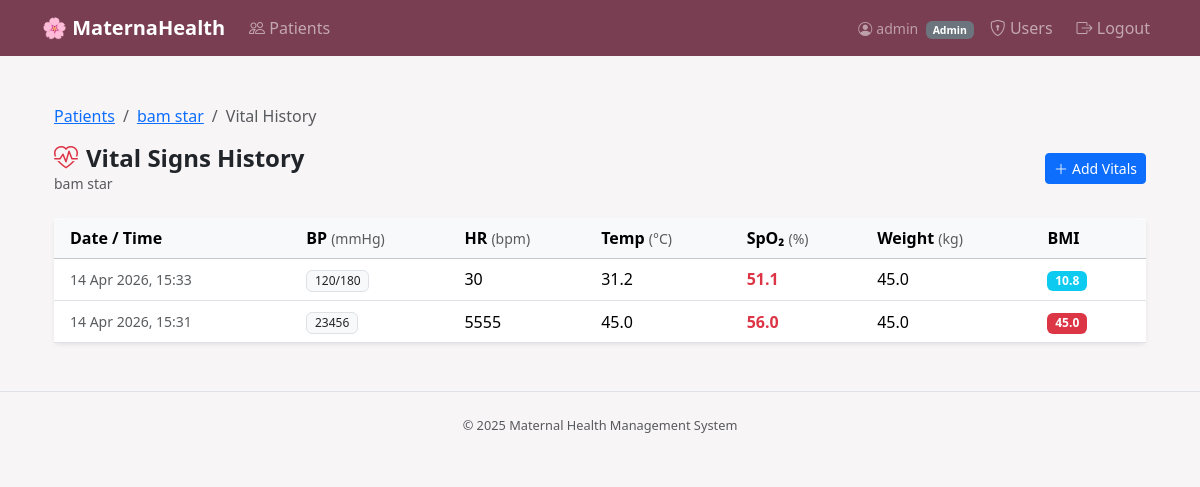
The app's page /patients/2/vitals (signed in) with its own data.
### models/user.py (models this page shows, shortened)
class User(db.Model):
    __tablename__ = "users"
    id            = db.Column(db.Integer, primary_key=True)
    username      = db.Column(db.String(80), unique=True, nullable=False, index=True)
    password_hash = db.Column(db.String(256), nullable=False)
    role          = db.Column(db.String(20), nullable=False, default=Role.NURSE)
    is_active     = db.Column(db.Boolean, default=True, nullable=False)
    created_at    = db.Column(db.DateTime, default=datetime.utcnow)
    last_login    = db.Column(db.DateTime, nullable=True)
    @property
    def is_admin(self):  return self.role == Role.ADMIN

### models/patient.py (models this page shows, shortened)
class Patient(db.Model):
    __tablename__ = "patients"
    id            = db.Column(db.Integer, primary_key=True)
    full_name     = db.Column(db.String(120), nullable=False)
    date_of_birth = db.Column(db.Date, nullable=False)
    contact_info      = db.Column(db.String(255), nullable=True)
    blood_type        = db.Column(db.String(10), nullable=True)   # e.g. "A+", "O-"
    medical_history = db.Column(db.Text, nullable=True)
    allergies       = db.Column(db.Text, nullable=True)
    medications     = db.Column(db.Text, nullable=True)
    emergency_contact = db.Column(db.String(255), nullable=True)
    created_at = db.Column(
        db.DateTime,
        nullable=False,
        default=lambda: datetime.now(timezone.utc),
    )
    pregnancies  = db.relationship("Pregnancy",   backref="patient", lazy="dynamic", cascade="all, delete-orphan")
    vitals       = db.relationship("VitalSigns",  backref="patient", lazy="dynamic", cascade="all, delete-orphan")
    lab_results  = db.relationship("LabResult",   backref="patient", lazy="dynamic", cascade="all, delete-orphan")
    appointments = db.relationship("Appointment", backref="patient", lazy="dynamic", cascade="all, delete-orphan")

### models/vitals.py (models this page shows, shortened)
class VitalSigns(db.Model):
    __tablename__ = "vital_signs"
    id         = db.Column(db.Integer, primary_key=True)
    patient_id = db.Column(db.Integer, db.ForeignKey("patients.id"), nullable=False)
    blood_pressure    = db.Column(db.String(20), nullable=True)   # e.g. "120/80"
    heart_rate        = db.Column(db.Integer,    nullable=True)   # bpm
    temperature       = db.Column(db.Float,      nullable=True)   # °C
    weight            = db.Column(db.Float,      nullable=True)   # kg
    bmi               = db.Column(db.Float,      nullable=True)   # kg/m²
    oxygen_saturation = db.Column(db.Float,      nullable=True)   # % SpO₂
    recorded_at = db.Column(
        db.DateTime,
        nullable=False,
        default=lambda: datetime.now(timezone.utc),
    )

### routes/vitals_routes.py (the view)
@vitals_bp.route("/patients/<int:patient_id>/vitals")
@login_required
def list_vitals(patient_id):
    patient = Patient.query.get_or_404(patient_id)
    vitals = (
        VitalSigns.query
        .filter_by(patient_id=patient_id)
        .order_by(VitalSigns.recorded_at.desc())
        .all()
    )
    return render_template("vitals/list.html", patient=patient, vitals=vitals)

### routes/auth_routes.py (called while the page is built)
def get_current_user():
    user_id = session.get("user_id")
    if user_id is None:
        return None
    return db.session.get(User, user_id)

def login_required(f):
    @wraps(f)
    def decorated(*args, **kwargs):
        if not session.get("user_id"):
            flash("Please log in to access this page.", "warning")
            return redirect(url_for("auth.login", next=request.path))
        return f(*args, **kwargs)
    return decorated

@auth_bp.before_app_request
def load_logged_in_user():
    g.current_user = get_current_user()

### templates/vitals/list.html (shortened to what this page needs)
{% extends "base.html" %}
{% block content %}
<div class="container py-4">
  <nav aria-label="breadcrumb" class="mb-3">
    <ol class="breadcrumb small">
      <li class="breadcrumb-item"><a href="{{ url_for('patients.list_patients') }}">Patients</a></li>
      <li class="breadcrumb-item">
        <a href="{{ url_for('patients.patient_detail', patient_id=patient.id) }}">{{ patient.full_name }}</a>
      </li>
      <li class="breadcrumb-item active">Vital History</li>
    </ol>
  </nav>
  <div class="d-flex justify-content-between align-items-center mb-4">
    <div>
      <h4 class="fw-bold mb-0">
        <i class="bi bi-heart-pulse text-danger me-2"></i>Vital Signs History
      </h4>
      <p class="text-muted small mb-0">{{ patient.full_name }}</p>
    </div>
    <a href="{{ url_for('vitals.create_vitals', patient_id=patient.id) }}"
       class="btn btn-primary btn-sm">
      <i class="bi bi-plus-lg me-1"></i>Add Vitals
    </a>
  </div>
  {% if vitals %}
  <div class="card shadow-sm border-0">
    <div class="table-responsive">
      <table class="table table-hover align-middle mb-0">
        <thead class="table-light">
          <tr>
            <th class="ps-3">Date / Time</th>
            <th>BP <span class="text-muted fw-normal small">(mmHg)</span></th>
            <th>HR <span class="text-muted fw-normal small">(bpm)</span></th>
            <th>Temp <span class="text-muted fw-normal small">(°C)</span></th>
            <th>SpO₂ <span class="text-muted fw-normal small">(%)</span></th>
            <th>Weight <span class="text-muted fw-normal small">(kg)</span></th>
            <th class="pe-3">BMI</th>
          </tr>
        </thead>
        <tbody>
          {% for v in vitals %}
          <tr>
            <td class="ps-3 text-muted small">
              {{ v.recorded_at.strftime('%d %b %Y, %H:%M') if v.recorded_at else '—' }}
            </td>
            <td>
              {% if v.blood_pressure %}
                <span class="badge bg-light text-dark border fw-normal">{{ v.blood_pressure }}</span>
              {% else %}—{% endif %}
            </td>
            <td>{{ v.heart_rate | round(0) | int if v.heart_rate else '—' }}</td>
            <td>{{ '%.1f' % v.temperature if v.temperature else '—' }}</td>
            <td>
              {% if v.oxygen_saturation %}
                {% set spo2 = v.oxygen_saturation %}
                <span class="fw-semibold {% if spo2 < 95 %}text-danger{% elif spo2 < 97 %}text-warning{% else %}text-success{% endif %}">
                  {{ '%.1f' % spo2 }}
                </span>
              {% else %}—{% endif %}
            </td>
            <td>{{ '%.1f' % v.weight if v.weight else '—' }}</td>
            <td class="pe-3">
              {% if v.bmi %}
                {% set bmi = v.bmi %}
                <span class="badge
                  {% if bmi < 18.5 %}bg-info
                  {% elif bmi < 25 %}bg-success
                  {% elif bmi < 30 %}bg-warning text-dark
                  {% else %}bg-danger{% endif %}">
                  {{ '%.1f' % bmi }}
                </span>
              {% else %}—{% endif %}
            </td>
          </tr>
          {% endfor %}
        </tbody>
      </table>
    </div>
  </div>
  {% endif %}
</div>
{% endblock %}

### templates/base.html (shortened to what this page needs)
<!DOCTYPE html>
<html lang="en">
<head>
  <link href="https://cdn.jsdelivr.net/npm/bootstrap@5.3.3/dist/css/bootstrap.min.css" rel="stylesheet" />
  <link href="https://cdn.jsdelivr.net/npm/bootstrap-icons@1.11.3/font/bootstrap-icons.min.css" rel="stylesheet" />
</head>
<body>
  {% if g.current_user %}
  <nav class="navbar navbar-expand-md navbar-dark" style="background-color:#7a3e52;">
    <div class="container">
      <a class="navbar-brand" href="{{ url_for('patients.list_patients') }}">🌸 MaternaHealth</a>
      <div class="collapse navbar-collapse" id="mainNav">
        <ul class="navbar-nav me-auto">
          <li class="nav-item">
            <a class="nav-link {% if request.blueprint == 'patients' %}active{% endif %}"
               href="{{ url_for('patients.list_patients') }}">
              <i class="bi bi-people"></i> Patients
            </a>
          </li>
        </ul>
        <ul class="navbar-nav ms-auto align-items-center gap-2">
          <li class="nav-item">
            <span class="navbar-text text-white-50 small">
              <i class="bi bi-person-circle me-1"></i>{{ g.current_user.username }}
              <span class="badge bg-secondary ms-1">{{ g.current_user.role }}</span>
            </span>
          </li>
          {% if g.current_user.is_admin %}
          <li class="nav-item">
            <a class="nav-link" href="{{ url_for('auth.user_list') }}">
              <i class="bi bi-shield-lock"></i> Users
            </a>
          </li>
          {% endif %}
          <li class="nav-item">
            <a class="nav-link" href="{{ url_for('auth.logout') }}">
              <i class="bi bi-box-arrow-right"></i> Logout
            </a>
          </li>
        </ul>
      </div>
    </div>
  </nav>
  {% endif %}
  <main class="container my-4">
    {% block content %}{% endblock %}
  </main>
  <footer class="text-center py-4 border-top mt-auto">
    <p class="mb-0 text-muted" style="font-size:.8rem;">© 2025 Maternal Health Management System</p>
  </footer>
</body>
</html>

### templates/base.html (style rules this page uses)
body { background-color: #f8f5f7; }
.navbar-brand { font-weight: 700; }

### records on screen
User: current_user.username "admin", current_user.role "Admin"
Patient: full_name "bam star"
VitalSigns: recorded_at "14 Apr 2026, 15:33", blood_pressure "120/180", heart_rate "30", temperature "31.2", oxygen_saturation "51.1", weight "45.0", bmi "10.8"
VitalSigns: recorded_at "14 Apr 2026, 15:31", blood_pressure "23456", heart_rate "5555", temperature "45.0", oxygen_saturation "56.0", weight "45.0", bmi "45.0"
